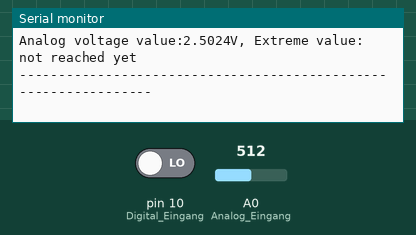
A sketch run on a simulated Arduino Uno, built with avr-gcc and run on an emulated ATmega328P. Shown: the last lines printed to the serial monitor. The test bench sets the inputs (shaded band); at power-on: pin 10 (Digital_Eingang) LOW, A0 (Analog_Eingang) = 512.

Above: at 1.2 s.
1.3 s: pin 10 (Digital_Eingang) driven HIGH
3.0 s: A0 (Analog_Eingang) set to 716
At 3.08 s:
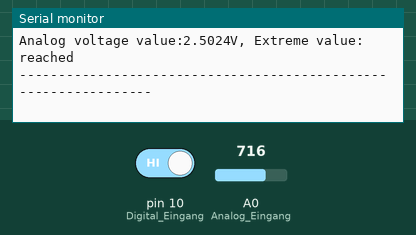
6.0 s: A0 (Analog_Eingang) set to 900
At 6.17 s:
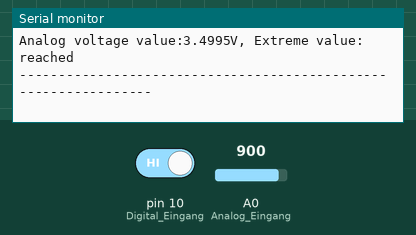
7.5 s: pin 10 (Digital_Eingang) driven LOW
Timing chart, 0 to 10.0 s (numbered marks = the images above; inputs shaded):
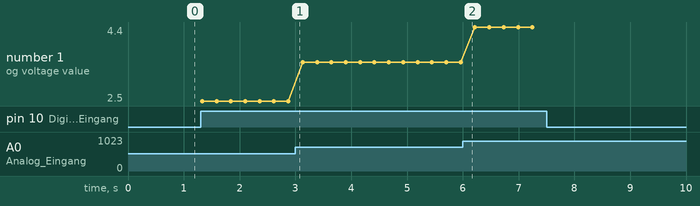

The sketch:

sensor_Reed_switch.ino
```cpp
// SENSOR REED SWITCH- MAGNETIC REED - INTERRUPTOR MAGNETICO KY-025
// Sensor Magnetico DIGITAL y ANALOGICO que se activa con un campo magnetico,
// por ejemplo acercando un iman, actua como un interructor magnetico
//
// Funciona como los sensores KY-021,KY-003 y KY-035
// pero tiene salida digital y analogica y un potenciometro para variar la sensibilidad
// El pin analogico no parece muy util
//
// Cuando detecta un campo magnetico se ilumina el led del sensor
// y devuelve el estado 0, en estado de reposo devuelve 1
//
// La pata S se conecta a una salida digital
//
// VCC 5 voltios


// Declaration and initialization of the input pin
int Analog_Eingang = A0; // X-axis-signal
int Digital_Eingang = 10; // Button

void setup ()
{
  pinMode (Analog_Eingang, INPUT);
  pinMode (Digital_Eingang, INPUT);

  Serial.begin (9600); // Serial output with 9600 bps
}

// The program reads the current value of the input pins
// and outputs it via serial out
void loop ()
{
  float Analog;
  int Digital;

  // Current value will be read and converted to the voltage
  Analog = analogRead (Analog_Eingang) * (5.0 / 1023.0);
  Digital = digitalRead (Digital_Eingang);

  // and outputted here
  Serial.print ("Analog voltage value:"); Serial.print (Analog, 4);  Serial.print ("V, ");
  Serial.print ("Extreme value:");

  if(Digital==1)
  {
      Serial.println (" reached");
  }
  else
  {
      Serial.println (" not reached yet");
  }
  Serial.println ("----------------------------------------------------------------");
  delay (200);
}
```

Measured:
- plotted number 1: 2.5 → 3.5 after the input at 3.0 s, 3.5 → 4.4 after the input at 6.0 s
